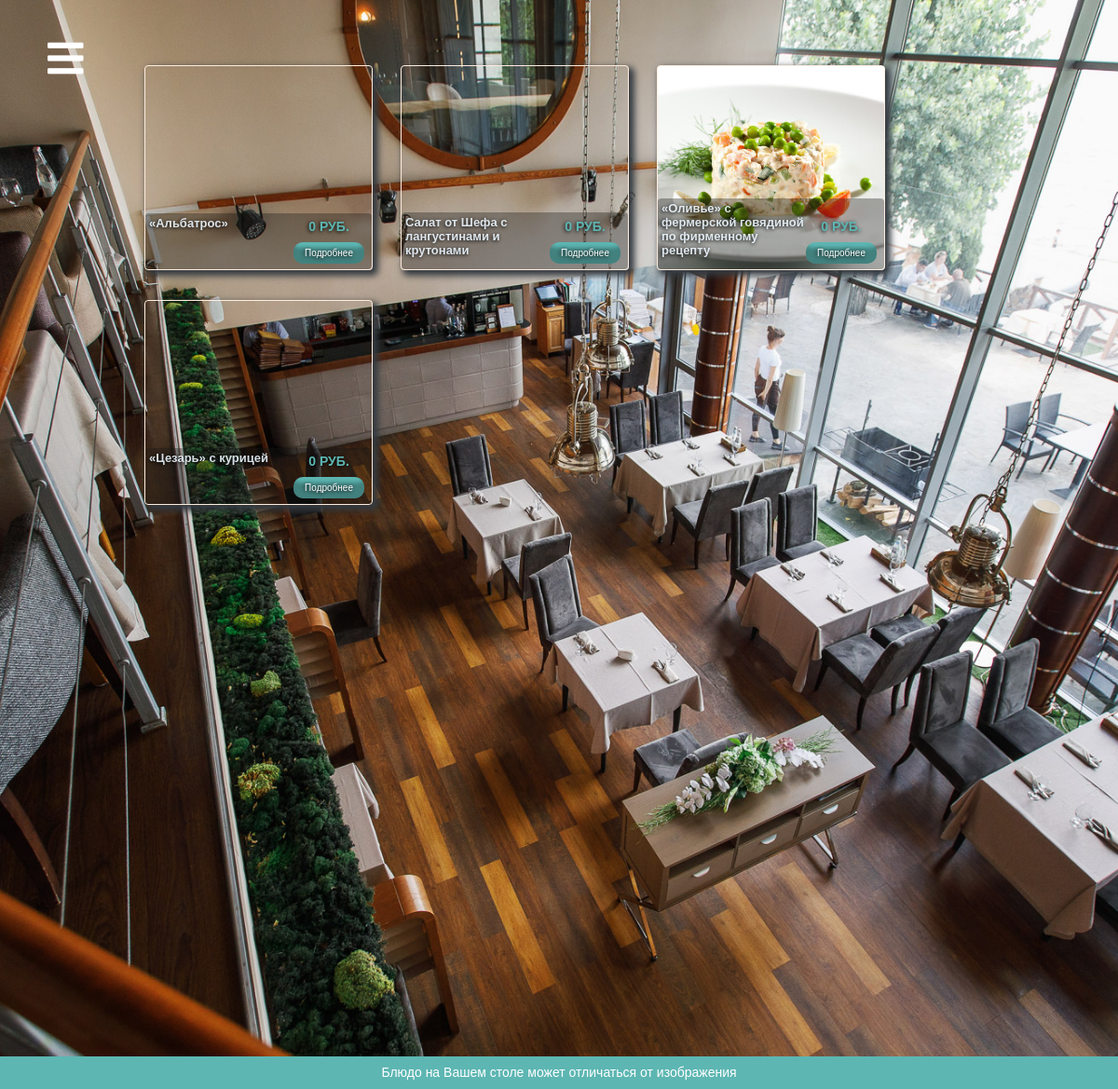
Page /2/ on the committed database.
### menu/models.py (models this page shows, shortened)
class Dishes2(models.Model):
    title = models.CharField(max_length=200)
    main_photo = models.ImageField(verbose_name="Фото блюда", upload_to='img/dishes')
    text = models.TextField(verbose_name='Описание блюда', blank=True)
    price = models.CharField(default='0', max_length=200, verbose_name='Стоимость( Указываем только цифру)', blank=True)
    weight = models.CharField(default='0',max_length=200, verbose_name='Вес( Указываем только цифру)', blank=True)
    class Meta:
        verbose_name = 'Блюдо страницы (Салаты)'
        verbose_name_plural = 'Блюда страницы (Салаты)'

### menu/views.py (the view)
# urls.py: path('2/', views.page2, name='page2'),
def page2(request):
    context={}
    context['arrDishes'] = list(enumerate(Dishes2.objects.all()))
    context['title'] = Header.objects.all()[0].title
    context['background'] = Header.objects.all()[0].background
    context['top_pic'] = Header.objects.all()[0].top_pic
    context['menuitems'] = list(enumerate(MenuItem.objects.all(),1))
    return render(request, 'menu/page2.html', context)

### menu/templates/menu/page2.html
{% extends 'menu/base.html' %}
{% block content %}
					{% for idx, dish in arrDishes %}
					<div class="col-sm-6 col-lg-4">
						<div class="card" style="background: url({{ MEDIA_URL }}{{ dish.main_photo }}) no-repeat center/cover;">
							<div class="card__content d-flex">
								<h3 class="card__title">
									{{ dish.title }}
								</h3>
								<div class="price">
									<span>
										{{ dish.price }} руб.
									</span>
									<a id="{{ idx }}" href="#exampleModal" class="card__btn call">
										Подробнее
									</a>
								</div>
							</div>
						</div>
					</div>
					{% endfor %}
{% endblock %}

### menu/static/css/main.css (style rules this page uses)
body { font-family: 'Helvetica', sans-serif; color: #2d3033; padding: 0; margin: 0; font-size: 14px; letter-spacing: 0em; overflow:visible !important; }
div, p, form, input, a, span, button { box-sizing: border-box; }
a { text-decoration: none; color: #fff; padding: 0; }
h1, h2, h3, h4, h5, h6 { font-weight: 700; line-height: 1.15em }
h3 { font-size: 13px; text-shadow: -1px 1px 4px black; }
a, a:hover, a:active { text-decoration: none; color: white; }
a, button, input { transition: all 0.5s ease; }
span { font-size: 14px; font-weight: 700; text-transform: uppercase; text-shadow: -1px 1px 4px black; }
.card { background-color: #0000002b; border: none; width: 100%; height: 220px; margin-bottom: 32px; box-shadow: 4px 4px 7px 2px #343a40; border: 1px solid #FFEDDE; }
.card__content { text-transform: none; color: #edf7ffe6; width: 100%; background-color: #19171759; padding: 4px; border-radius: 4px; margin-top: auto; }
.card span { color: #5DB6B2; text-align: center; display: block; padding-bottom: 6px; }
.card__btn { font-size: 10px; padding: 6px 12px; background: #5DB6B2; box-shadow: inset 0px -27px 4px -10px rgba(0, 0, 0, 0.29); text-shadow: -1px 1px 4px black; border-radius: 10px; }
.price { margin-left: auto; margin-top: auto; padding-bottom: 4px; padding-right: 4px; }

### rows in the picture
Dishes2: title "«Альбатрос»", price "0"
Dishes2: title "Салат от Шефа с лангустинами и крутонами", price "0"
Dishes2: main_photo (picture), title "«Оливье» с фермерской говядиной по фирменному рецепту", price "0"
Dishes2: title "«Цезарь» с курицей", price "0"
